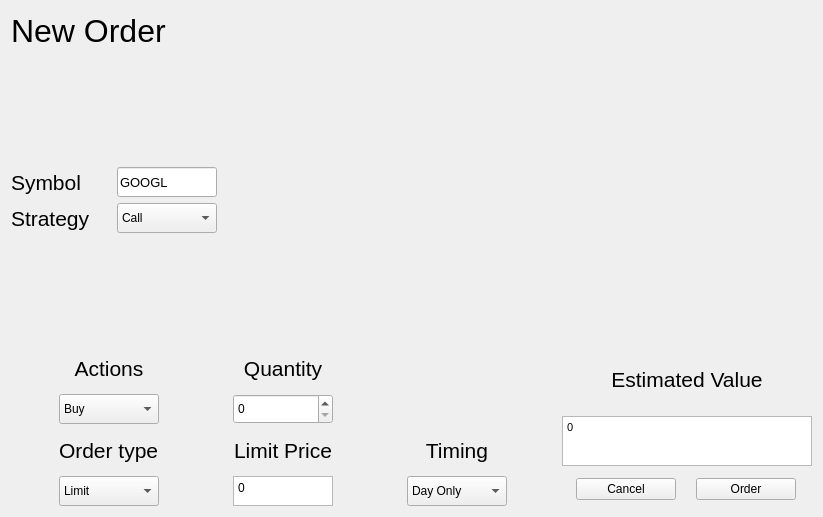
<?xml version="1.0" encoding="UTF-8"?>
<ui version="4.0">
 <class>NewOrder</class>
 <widget class="QWidget" name="NewOrder">
  <property name="geometry">
   <rect>
    <x>0</x>
    <y>0</y>
    <width>823</width>
    <height>517</height>
   </rect>
  </property>
  <property name="windowTitle">
   <string>Form</string>
  </property>
  <layout class="QGridLayout" name="gridLayout_3">
   <item row="0" column="0">
    <layout class="QGridLayout" name="gridLayout">
     <property name="sizeConstraint">
      <enum>QLayout::SetDefaultConstraint</enum>
     </property>
     <item row="2" column="1">
      <layout class="QHBoxLayout" name="horizontalLayout_2">
       <item>
        <layout class="QGridLayout" name="gridLayout_2">
         <item row="2" column="0">
          <widget class="QLabel" name="label_7">
           <property name="minimumSize">
            <size>
             <width>100</width>
             <height>40</height>
            </size>
           </property>
           <property name="maximumSize">
            <size>
             <width>100</width>
             <height>40</height>
            </size>
           </property>
           <property name="font">
            <font>
             <pointsize>16</pointsize>
            </font>
           </property>
           <property name="text">
            <string>Order type</string>
           </property>
          </widget>
         </item>
         <item row="2" column="4">
          <widget class="QLabel" name="label_9">
           <property name="font">
            <font>
             <pointsize>16</pointsize>
            </font>
           </property>
           <property name="text">
            <string>Timing</string>
           </property>
           <property name="alignment">
            <set>Qt::AlignCenter</set>
           </property>
          </widget>
         </item>
         <item row="3" column="0">
          <widget class="QComboBox" name="comboBox_3">
           <property name="minimumSize">
            <size>
             <width>100</width>
             <height>30</height>
            </size>
           </property>
           <property name="maximumSize">
            <size>
             <width>100</width>
             <height>16777215</height>
            </size>
           </property>
           <item>
            <property name="text">
             <string>Limit</string>
            </property>
           </item>
           <item>
            <property name="text">
             <string>Market Order</string>
            </property>
           </item>
           <item>
            <property name="text">
             <string>Stop</string>
            </property>
           </item>
           <item>
            <property name="text">
             <string>Stop Limit</string>
            </property>
           </item>
           <item>
            <property name="text">
             <string>Trailing Stop</string>
            </property>
           </item>
          </widget>
         </item>
         <item row="3" column="4">
          <widget class="QComboBox" name="comboBox_4">
           <property name="maximumSize">
            <size>
             <width>100</width>
             <height>30</height>
            </size>
           </property>
           <item>
            <property name="text">
             <string>Day Only</string>
            </property>
           </item>
           <item>
            <property name="text">
             <string>Extended Hours</string>
            </property>
           </item>
           <item>
            <property name="text">
             <string>Fill or Kill</string>
            </property>
           </item>
           <item>
            <property name="text">
             <string>Good Until Cancelled</string>
            </property>
           </item>
           <item>
            <property name="text">
             <string>Immediate or Cancelled</string>
            </property>
           </item>
          </widget>
         </item>
         <item row="1" column="2">
          <widget class="QSpinBox" name="spinBox">
           <property name="minimumSize">
            <size>
             <width>0</width>
             <height>30</height>
            </size>
           </property>
          </widget>
         </item>
         <item row="1" column="0">
          <widget class="QComboBox" name="comboBox_2">
           <property name="minimumSize">
            <size>
             <width>100</width>
             <height>30</height>
            </size>
           </property>
           <property name="maximumSize">
            <size>
             <width>100</width>
             <height>16777215</height>
            </size>
           </property>
           <item>
            <property name="text">
             <string>Buy</string>
            </property>
           </item>
           <item>
            <property name="text">
             <string>Sell</string>
            </property>
           </item>
           <item>
            <property name="text">
             <string>Sell short</string>
            </property>
           </item>
          </widget>
         </item>
         <item row="0" column="0">
          <widget class="QLabel" name="label_4">
           <property name="minimumSize">
            <size>
             <width>100</width>
             <height>40</height>
            </size>
           </property>
           <property name="maximumSize">
            <size>
             <width>100</width>
             <height>40</height>
            </size>
           </property>
           <property name="font">
            <font>
             <pointsize>16</pointsize>
            </font>
           </property>
           <property name="text">
            <string>Actions</string>
           </property>
           <property name="alignment">
            <set>Qt::AlignCenter</set>
           </property>
          </widget>
         </item>
         <item row="1" column="1">
          <spacer name="horizontalSpacer">
           <property name="orientation">
            <enum>Qt::Horizontal</enum>
           </property>
           <property name="sizeType">
            <enum>QSizePolicy::Fixed</enum>
           </property>
           <property name="sizeHint" stdset="0">
            <size>
             <width>20</width>
             <height>20</height>
            </size>
           </property>
          </spacer>
         </item>
         <item row="0" column="2">
          <widget class="QLabel" name="label_5">
           <property name="minimumSize">
            <size>
             <width>100</width>
             <height>0</height>
            </size>
           </property>
           <property name="maximumSize">
            <size>
             <width>16777215</width>
             <height>40</height>
            </size>
           </property>
           <property name="font">
            <font>
             <pointsize>16</pointsize>
            </font>
           </property>
           <property name="text">
            <string>Quantity</string>
           </property>
           <property name="alignment">
            <set>Qt::AlignCenter</set>
           </property>
          </widget>
         </item>
         <item row="2" column="2">
          <widget class="QLabel" name="label_8">
           <property name="font">
            <font>
             <pointsize>16</pointsize>
            </font>
           </property>
           <property name="text">
            <string>Limit Price</string>
           </property>
           <property name="alignment">
            <set>Qt::AlignCenter</set>
           </property>
          </widget>
         </item>
         <item row="3" column="2">
          <widget class="QPlainTextEdit" name="plainTextEdit">
           <property name="maximumSize">
            <size>
             <width>100</width>
             <height>30</height>
            </size>
           </property>
           <property name="plainText">
            <string>0</string>
           </property>
          </widget>
         </item>
         <item row="1" column="3">
          <spacer name="horizontalSpacer_2">
           <property name="orientation">
            <enum>Qt::Horizontal</enum>
           </property>
           <property name="sizeType">
            <enum>QSizePolicy::Minimum</enum>
           </property>
           <property name="sizeHint" stdset="0">
            <size>
             <width>20</width>
             <height>20</height>
            </size>
           </property>
          </spacer>
         </item>
        </layout>
       </item>
       <item>
        <layout class="QVBoxLayout" name="verticalLayout">
         <property name="sizeConstraint">
          <enum>QLayout::SetDefaultConstraint</enum>
         </property>
         <item>
          <widget class="QLabel" name="label_6">
           <property name="minimumSize">
            <size>
             <width>3</width>
             <height>0</height>
            </size>
           </property>
           <property name="maximumSize">
            <size>
             <width>250</width>
             <height>50</height>
            </size>
           </property>
           <property name="font">
            <font>
             <family>MS Shell Dlg 2</family>
             <pointsize>16</pointsize>
            </font>
           </property>
           <property name="text">
            <string>Estimated Value</string>
           </property>
           <property name="alignment">
            <set>Qt::AlignCenter</set>
           </property>
          </widget>
         </item>
         <item>
          <widget class="QTextBrowser" name="textBrowser">
           <property name="maximumSize">
            <size>
             <width>250</width>
             <height>50</height>
            </size>
           </property>
           <property name="font">
            <font>
             <pointsize>16</pointsize>
            </font>
           </property>
           <property name="html">
            <string>&lt;!DOCTYPE HTML PUBLIC &quot;-//W3C//DTD HTML 4.0//EN&quot; &quot;http://www.w3.org/TR/REC-html40/strict.dtd&quot;&gt;
&lt;html&gt;&lt;head&gt;&lt;meta name=&quot;qrichtext&quot; content=&quot;1&quot; /&gt;&lt;style type=&quot;text/css&quot;&gt;
p, li { white-space: pre-wrap; }
&lt;/style&gt;&lt;/head&gt;&lt;body style=&quot; font-family:'MS Shell Dlg 2'; font-size:16pt; font-weight:400; font-style:normal;&quot;&gt;
&lt;p style=&quot; margin-top:0px; margin-bottom:0px; margin-left:0px; margin-right:0px; -qt-block-indent:0; text-indent:0px;&quot;&gt;&lt;span style=&quot; font-size:8.25pt;&quot;&gt;0&lt;/span&gt;&lt;/p&gt;
&lt;p style=&quot;-qt-paragraph-type:empty; margin-top:0px; margin-bottom:0px; margin-left:0px; margin-right:0px; -qt-block-indent:0; text-indent:0px; font-size:8.25pt;&quot;&gt;&lt;br /&gt;&lt;/p&gt;&lt;/body&gt;&lt;/html&gt;</string>
           </property>
          </widget>
         </item>
         <item>
          <layout class="QHBoxLayout" name="horizontalLayout_3">
           <property name="sizeConstraint">
            <enum>QLayout::SetMinimumSize</enum>
           </property>
           <item>
            <widget class="QPushButton" name="pushButton">
             <property name="minimumSize">
              <size>
               <width>50</width>
               <height>0</height>
              </size>
             </property>
             <property name="maximumSize">
              <size>
               <width>100</width>
               <height>16777215</height>
              </size>
             </property>
             <property name="text">
              <string>Cancel</string>
             </property>
            </widget>
           </item>
           <item>
            <widget class="QPushButton" name="pushButton_2">
             <property name="maximumSize">
              <size>
               <width>100</width>
               <height>16777215</height>
              </size>
             </property>
             <property name="text">
              <string>Order</string>
             </property>
            </widget>
           </item>
          </layout>
         </item>
        </layout>
       </item>
      </layout>
     </item>
     <item row="0" column="1">
      <widget class="QLabel" name="label">
       <property name="minimumSize">
        <size>
         <width>700</width>
         <height>40</height>
        </size>
       </property>
       <property name="maximumSize">
        <size>
         <width>700</width>
         <height>40</height>
        </size>
       </property>
       <property name="font">
        <font>
         <pointsize>24</pointsize>
        </font>
       </property>
       <property name="text">
        <string>New Order</string>
       </property>
      </widget>
     </item>
     <item row="1" column="1">
      <layout class="QHBoxLayout" name="horizontalLayout">
       <property name="sizeConstraint">
        <enum>QLayout::SetMinimumSize</enum>
       </property>
       <item>
        <layout class="QFormLayout" name="formLayout">
         <property name="labelAlignment">
          <set>Qt::AlignLeading|Qt::AlignLeft|Qt::AlignVCenter</set>
         </property>
         <property name="formAlignment">
          <set>Qt::AlignLeading|Qt::AlignLeft|Qt::AlignVCenter</set>
         </property>
         <item row="0" column="0">
          <widget class="QLabel" name="label_2">
           <property name="minimumSize">
            <size>
             <width>100</width>
             <height>30</height>
            </size>
           </property>
           <property name="maximumSize">
            <size>
             <width>100</width>
             <height>30</height>
            </size>
           </property>
           <property name="font">
            <font>
             <pointsize>16</pointsize>
            </font>
           </property>
           <property name="text">
            <string>Symbol</string>
           </property>
          </widget>
         </item>
         <item row="0" column="1">
          <widget class="QLineEdit" name="lineEdit">
           <property name="minimumSize">
            <size>
             <width>100</width>
             <height>30</height>
            </size>
           </property>
           <property name="maximumSize">
            <size>
             <width>100</width>
             <height>30</height>
            </size>
           </property>
           <property name="font">
            <font>
             <pointsize>10</pointsize>
            </font>
           </property>
           <property name="text">
            <string>GOOGL</string>
           </property>
          </widget>
         </item>
         <item row="1" column="0">
          <widget class="QLabel" name="label_3">
           <property name="minimumSize">
            <size>
             <width>100</width>
             <height>30</height>
            </size>
           </property>
           <property name="maximumSize">
            <size>
             <width>100</width>
             <height>30</height>
            </size>
           </property>
           <property name="font">
            <font>
             <pointsize>16</pointsize>
            </font>
           </property>
           <property name="text">
            <string>Strategy</string>
           </property>
          </widget>
         </item>
         <item row="1" column="1">
          <widget class="QComboBox" name="comboBox">
           <property name="minimumSize">
            <size>
             <width>100</width>
             <height>30</height>
            </size>
           </property>
           <property name="maximumSize">
            <size>
             <width>100</width>
             <height>30</height>
            </size>
           </property>
           <item>
            <property name="text">
             <string>Call</string>
            </property>
           </item>
           <item>
            <property name="text">
             <string>Put</string>
            </property>
           </item>
           <item>
            <property name="text">
             <string>Stock/ETF</string>
            </property>
           </item>
          </widget>
         </item>
        </layout>
       </item>
       <item>
        <widget class="QWidget" name="show_charts_here" native="true">
         <property name="sizePolicy">
          <sizepolicy hsizetype="Preferred" vsizetype="Preferred">
           <horstretch>0</horstretch>
           <verstretch>0</verstretch>
          </sizepolicy>
         </property>
         <property name="minimumSize">
          <size>
           <width>500</width>
           <height>150</height>
          </size>
         </property>
        </widget>
       </item>
      </layout>
     </item>
    </layout>
   </item>
  </layout>
 </widget>
 <resources/>
 <connections/>
</ui>
